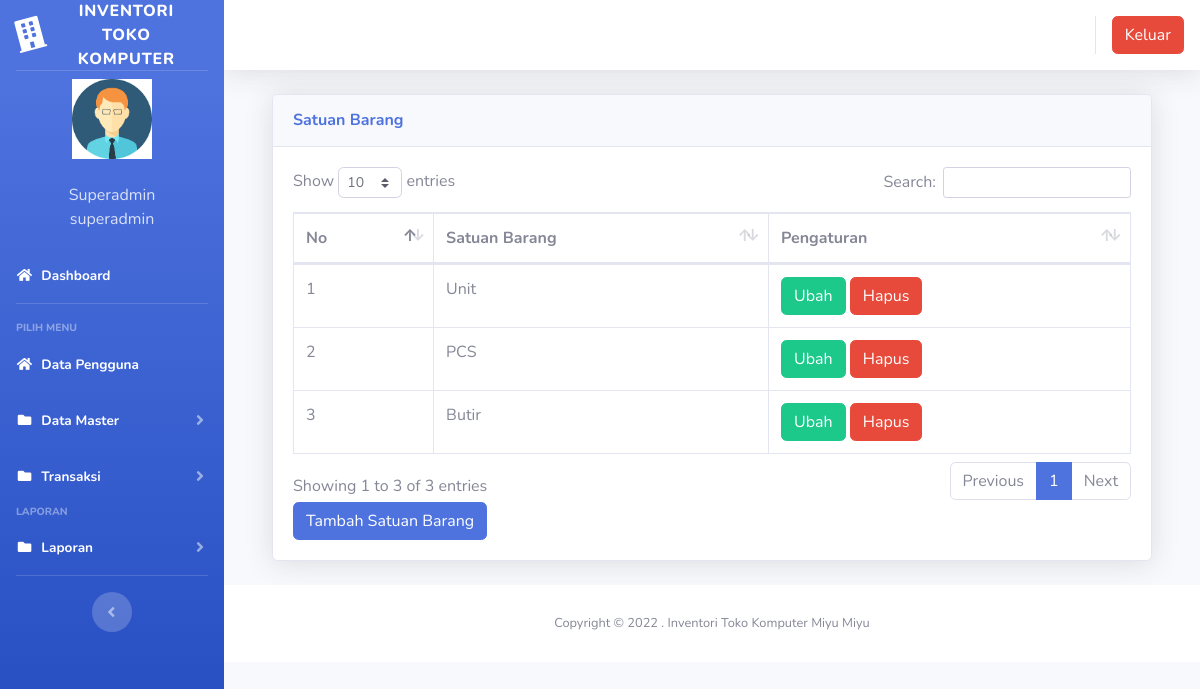
The app's page /index3.php?page=satuanbarang (signed in) with its own data.
### tables this page shows
CREATE TABLE `users` (
  `id` int(11) NOT NULL,
  `nik` varchar(10) NOT NULL,
  `nama` varchar(100) NOT NULL,
  `alamat` varchar(200) NOT NULL,
  `telepon` varchar(100) NOT NULL,
  `username` varchar(100) NOT NULL,
  `password` varchar(100) NOT NULL,
  `level` varchar(25) NOT NULL DEFAULT 'member',
  `foto` varchar(25) NOT NULL
);

CREATE TABLE `satuan` (
  `id` int(11) NOT NULL,
  `satuan` varchar(100) NOT NULL
);

### index3.php (the view, shortened to what this page needs)
<?php
	$koneksi = new mysqli("localhost","root","","inventori");
	?>
<!DOCTYPE html>
<html lang="en">
<head>
  <link href="vendor/fontawesome-free/css/all.min.css" rel="stylesheet" type="text/css">
  <link href="css/sb-admin-2.min.css" rel="stylesheet">
  <link href="vendor/datatables/dataTables.bootstrap4.min.css" rel="stylesheet">
</head>
<body id="page-top">
  <div id="wrapper">
    <ul class="navbar-nav bg-gradient-primary sidebar sidebar-dark accordion" id="accordionSidebar">
      <a class="sidebar-brand d-flex align-items-center justify-content-center" href="index3.php">
        <div class="sidebar-brand-icon rotate-n-15">
          <i class="fas fa-building"></i>
        </div>
        <div class="sidebar-brand-text mx-2">Inventori Toko Komputer</div>
      </a>
      <hr class="sidebar-divider my-0">
 <?php
   if ($_SESSION['superadmin']) {
	   $user = $_SESSION['superadmin'];
   }
   $sql =$koneksi->query("select * from users where id='$user'");
   $data = $sql->fetch_assoc();
   ?>
    <li class="d-flex align-items-center justify-content-center">
        <a class="nav-link">
		 <img src="img/<?php echo $data['foto']?>" class="img-circle" width="80" alt="User"/></a>
	  </li>
		 <li class="nav-item ">
        <a class="nav-link">
         	<div class="d-flex align-items-center justify-content-center" class="name">  <?php echo  $data['nama'];?></div></font>
			<div class="d-flex align-items-center justify-content-center" class="email"><?php echo $data['level'];?></div>
		 </a>
      </li>
      <li class="nav-item active">
        <a class="nav-link" href="?page=home3">
          <i class="fas fa-fw fa-home"></i>
          <span>Dashboard</span></a>
      </li>
      <hr class="sidebar-divider">
      <div class="sidebar-heading">
        Pilih Menu
      </div>
	    <li class="nav-item active">
        <a class="nav-link" href="?page=pengguna">
          <i class="fas fa-fw fa-home"></i>
          <span>Data Pengguna</span></a>
      </li>
	   <li class="nav-item active">
        <a class="nav-link collapsed" href="#" data-toggle="collapse" data-target="#collapseData" aria-expanded="true" aria-controls="collapseData">
          <i class="fas fa-fw fa-folder"></i>
          <span>Data Master</span>
        </a>
      </li>
	    <li class="nav-item active">
        <a class="nav-link collapsed" href="#" data-toggle="collapse" data-target="#collapsePages" aria-expanded="true" aria-controls="collapsePages">
          <i class="fas fa-fw fa-folder"></i>
          <span>Transaksi</span>
        </a>
      </li>
      <div class="sidebar-heading">
        Laporan
      </div>
	     <li class="nav-item active">
        <a class="nav-link collapsed" href="#" data-toggle="collapse" data-target="#collapseLaporan" aria-expanded="true" aria-controls="collapseLaporan">
          <i class="fas fa-fw fa-folder"></i>
          <span>Laporan</span>
        </a>
      </li>
      <hr class="sidebar-divider d-none d-md-block">
      <div class="text-center d-none d-md-inline">
        <button class="rounded-circle border-0" id="sidebarToggle"></button>
      </div>
    </ul>
    <div id="content-wrapper" class="d-flex flex-column">
      <div id="content">
        <nav class="navbar navbar-expand navbar-light bg-white topbar mb-4 static-top shadow">
          <ul class="navbar-nav ml-auto">
            <li class="nav-item dropdown no-arrow">
			 <div class="top-menu">
        <ul class="nav pull-right top-menu">
           <li><a onclick="return confirm('Apakah anda yakin akan logout?')" class="btn btn-danger" class="logout" href="logout.php">Keluar</a></li>
        </ul>
      </div>
            </li>
          </ul>
        </nav>
        <div class="container-fluid">
		 <section class="content">
		      <?php
			   $page = $_GET['page'];
			   $aksi = $_GET['aksi'];
			     if ($page == "satuanbarang") {
				   if ($aksi == "") {
					   include "page/satuanbarang/satuan.php";
				   }
			   }
			   ?>
    </section>
</div>
      <footer class="sticky-footer bg-white">
        <div class="container my-auto">
          <div class="copyright text-center my-auto">
            <span>Copyright &copy; 2022 . Inventori Toko Komputer Miyu Miyu</span>
          </div>
        </div>
      </footer>
    </div>
  </div>
  </div>
</body>
</html>

### page/satuanbarang/satuan.php (shortened to what this page needs)
<div class="container-fluid">
  <div class="card shadow mb-4">
    <div class="card-header py-3">
      <h6 class="m-0 font-weight-bold text-primary">Satuan Barang</h6>
    </div>
    <div class="card-body">
      <div class="table-responsive">
        <table class="table table-bordered" id="dataTable" width="100%" cellspacing="0">
        <thead>
                                <tr>
			<th>No</th>
			<th>Satuan Barang</th>
			<th>Pengaturan</th>
                                </tr>
		</thead>
          <tbody>
            <?php
	$no = 1;
	$sql = $koneksi->query("select * from satuan");
	while ($data = $sql->fetch_assoc()) {
	?>
                                <tr>
                                    <td><?php echo $no++; ?></td>
			<td><?php echo $data['satuan'] ?></td>
			<td>
			<a href="?page=satuanbarang&aksi=ubahsatuan&id=<?php echo $data['id'] ?>" class="btn btn-success" >Ubah</a>
			<a onclick="return confirm('Apakah anda yakin akan menghapus data ini?')" href="?page=satuanbarang&aksi=hapussatuan&id=<?php echo $data['id'] ?>" class="btn btn-danger" >Hapus</a>
			</td>
                                </tr>
	<?php }?>
		   </tbody>
                        </table>
<a href="?page=satuanbarang&aksi=tambahsatuan" class="btn btn-primary" >Tambah Satuan Barang</a>
      </div>
    </div>
  </div>
</div>

### records on screen
users: foto (picture), nama "Superadmin", level "superadmin"
satuan: satuan "Unit"
satuan: satuan "PCS"
satuan: satuan "Butir"
